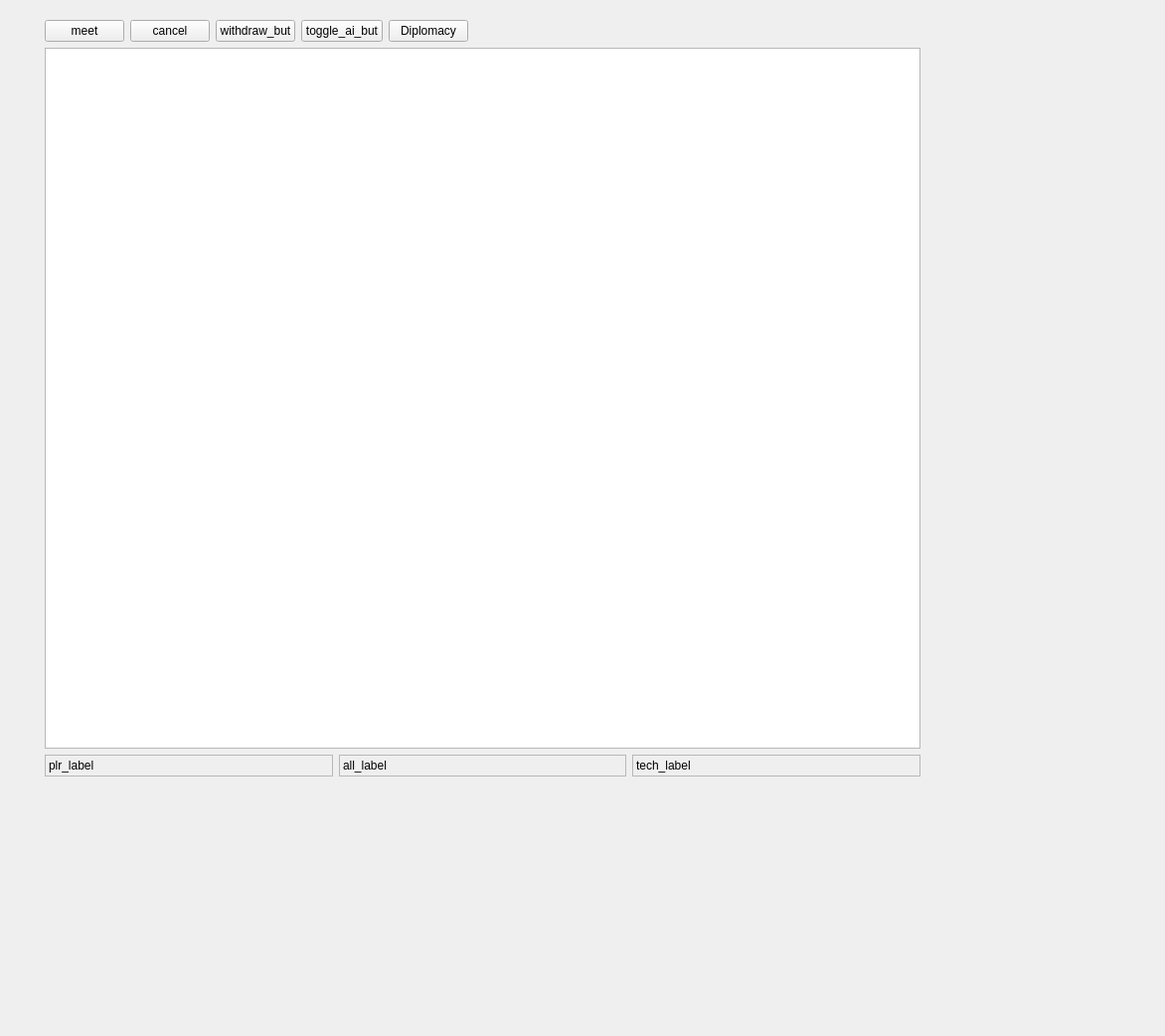
<?xml version="1.0" encoding="UTF-8"?>
<ui version="4.0">
 <class>FormPlrDlg</class>
 <widget class="QWidget" name="FormPlrDlg">
  <property name="geometry">
   <rect>
    <x>0</x>
    <y>0</y>
    <width>1172</width>
    <height>1042</height>
   </rect>
  </property>
  <property name="windowTitle">
   <string>Form</string>
  </property>
  <widget class="QWidget" name="verticalLayoutWidget">
   <property name="geometry">
    <rect>
     <x>45</x>
     <y>20</y>
     <width>881</width>
     <height>761</height>
    </rect>
   </property>
   <layout class="QVBoxLayout" name="layout">
    <item>
     <layout class="QHBoxLayout" name="horizontalLayout_2">
      <item>
       <widget class="QPushButton" name="meet_but">
        <property name="text">
         <string>meet</string>
        </property>
       </widget>
      </item>
      <item>
       <widget class="QPushButton" name="cancel_but">
        <property name="text">
         <string>cancel</string>
        </property>
       </widget>
      </item>
      <item>
       <widget class="QPushButton" name="withdraw_but">
        <property name="text">
         <string>withdraw_but</string>
        </property>
       </widget>
      </item>
      <item>
       <widget class="QPushButton" name="toggle_ai_but">
        <property name="text">
         <string>toggle_ai_but</string>
        </property>
       </widget>
      </item>
      <item>
       <widget class="QPushButton" name="diplo_but">
        <property name="text">
         <string>Diplomacy</string>
        </property>
       </widget>
      </item>
      <item>
       <spacer name="horizontalSpacer">
        <property name="orientation">
         <enum>Qt::Horizontal</enum>
        </property>
        <property name="sizeHint" stdset="0">
         <size>
          <width>40</width>
          <height>20</height>
         </size>
        </property>
       </spacer>
      </item>
     </layout>
    </item>
    <item>
     <widget class="plr_widget" name="plr_wdg"/>
    </item>
    <item>
     <layout class="QHBoxLayout" name="horizontalLayout">
      <item>
       <widget class="QLabel" name="plr_label">
        <property name="frameShape">
         <enum>QFrame::StyledPanel</enum>
        </property>
        <property name="text">
         <string>plr_label</string>
        </property>
        <property name="alignment">
         <set>Qt::AlignLeading|Qt::AlignLeft|Qt::AlignTop</set>
        </property>
        <property name="wordWrap">
         <bool>true</bool>
        </property>
       </widget>
      </item>
      <item>
       <widget class="QLabel" name="ally_label">
        <property name="frameShape">
         <enum>QFrame::StyledPanel</enum>
        </property>
        <property name="text">
         <string>all_label</string>
        </property>
        <property name="alignment">
         <set>Qt::AlignLeading|Qt::AlignLeft|Qt::AlignTop</set>
        </property>
        <property name="wordWrap">
         <bool>true</bool>
        </property>
       </widget>
      </item>
      <item>
       <widget class="QLabel" name="tech_label">
        <property name="frameShape">
         <enum>QFrame::StyledPanel</enum>
        </property>
        <property name="text">
         <string>tech_label</string>
        </property>
        <property name="alignment">
         <set>Qt::AlignLeading|Qt::AlignLeft|Qt::AlignTop</set>
        </property>
        <property name="wordWrap">
         <bool>true</bool>
        </property>
       </widget>
      </item>
     </layout>
    </item>
   </layout>
  </widget>
 </widget>
 <customwidgets>
  <customwidget>
   <class>plr_widget</class>
   <extends>QTreeView</extends>
   <header>plrdlg.h</header>
  </customwidget>
 </customwidgets>
 <resources/>
 <connections/>
</ui>
